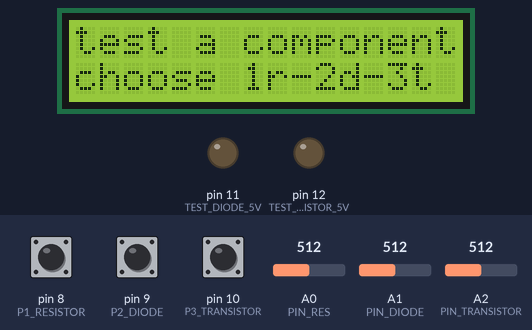
A sketch run on a simulated Arduino Uno, built with avr-gcc and run on an emulated ATmega328P. On the bench: 16×2 character LCD, output pins drawn as LEDs (lit = HIGH). Inputs (shaded band) come from the test bench; at power-on: pin 9 (P2_DIODE) HIGH, pin 10 (P3_TRANSISTOR) HIGH, pin 8 (P1_RESISTOR) HIGH, A0 (PIN_RES) = 512, A1 (PIN_DIODE) = 512, A2 (PIN_TRANSISTOR) = 512. What the sketch prints to the serial monitor is not drawn.

Above: at 1.2 s.
1.3 s: pin 9 (P2_DIODE) pulled LOW for 0.15 s
At 3.1 s:
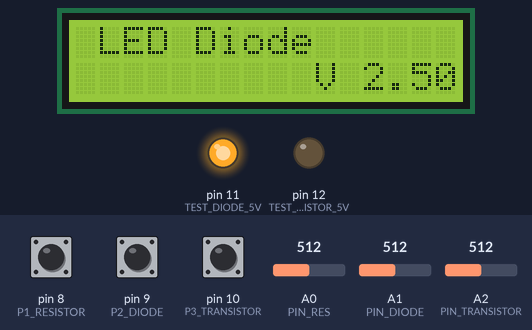
3.4 s: pin 10 (P3_TRANSISTOR) pulled LOW for 0.15 s
At 4.9 s:
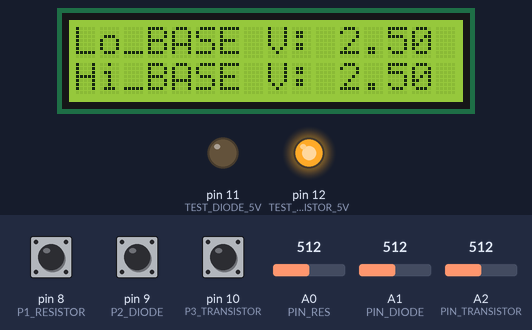
5.6 s: pin 8 (P1_RESISTOR) pulled LOW for 0.15 s
At 7.9 s:
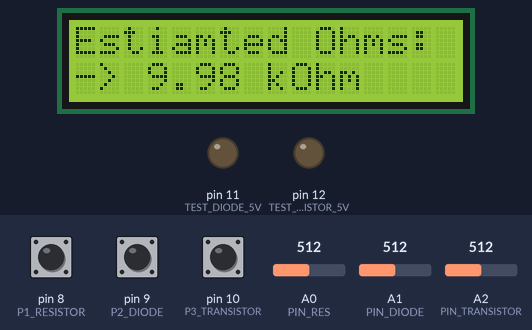
8.2 s: A0 (PIN_RES) set to 923
At 9.2 s:
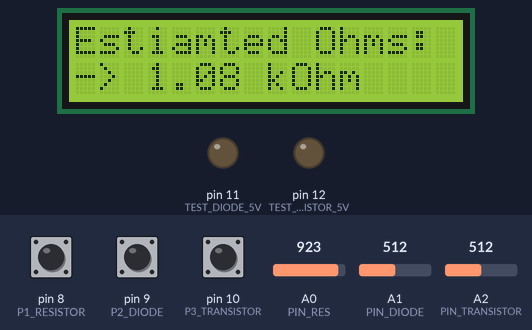
9.8 s: A0 (PIN_RES) set to 947
At 10.6 s:
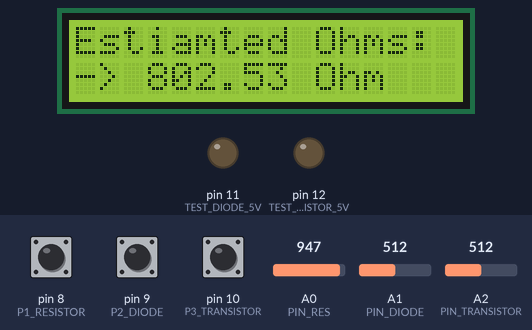
11.3 s: A0 (PIN_RES) set to 900
At 12.0 s:
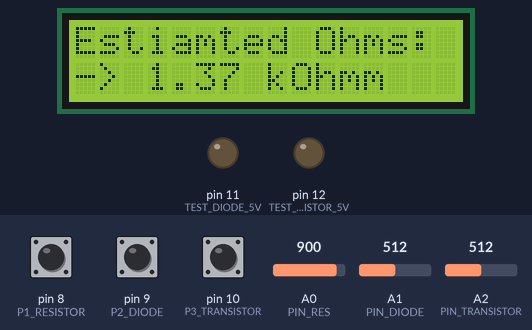
Timing chart, 0 to 13.9 s (numbered marks = the images above; inputs shaded):
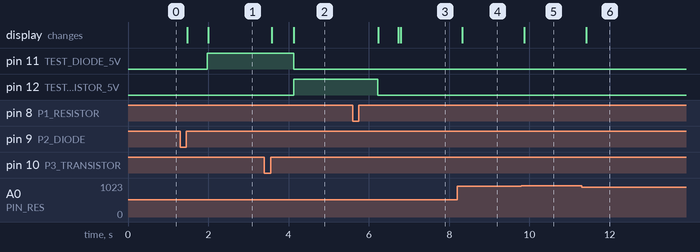

Measured:
- the behaviour switches between 930 and 931 on A0 (PIN_RES) (found by bisection; images 4 and 5)
- after the input at 1.3 s, pin 11 (TEST_DIODE_5V): LOW → HIGH after 0.67 s; the display: first changes after 0.17 s (image 1 shows a later state)
- after the input at 3.4 s, pin 11 (TEST_DIODE_5V): HIGH → LOW after 0.73 s; pin 12 (TEST_TRANSISTOR_5V): LOW → HIGH after 0.73 s; the display: first changes after 0.18 s (image 2 shows a later state)
- after the input at 5.6 s, pin 12 (TEST_TRANSISTOR_5V): HIGH → LOW after 0.63 s; the display: first changes after 0.63 s (image 3 shows a later state)
- after the input at 8.2 s, the display: changes after 0.13 s (image 4)
- after the input at 9.8 s, the display: changes after 0.07 s (image 5)
- after the input at 11.3 s, the display: changes after 0.11 s (image 6)

The sketch:

arduino-code.ino
```cpp
#include <LiquidCrystal.h>
#include <OneButton.h>

//def pinów dla przyciskow
#define P1_RESISTOR   8
#define P2_DIODE      9
#define P3_TRANSISTOR 10

// def trybów dla lepszej czytelnosci kodu
#define MODE_MENU       0
#define MODE_RESISTOR   1
#define MODE_DIODE      2
#define MODE_TRANSISTOR 3

// def potrzebne do obliczania rezystancji
#define PIN_RES     A0      // Pin pomiarowy
#define R1          10000.0 // Rezystancja R1
#define U           5.0     // Napiecie U

// do testowania diody
#define TEST_DIODE_5V      11 //pin podający napięcie
#define PIN_DIODE          A1 //pin pomiarowy do diody

//do testowania tranzystora npn
#define PIN_TRANSISTOR     A2
#define TEST_TRANSISTOR_5V 12

//deklaracja funkcji
void startInfo();
void startInfo();
void handleClick();
void handleDoubleClick();
void handleButtons();
void getResistanceStr();
void testDiode();
void testTransistor();

//time delay
unsigned long prevTime{0};
// unsigned long prevTime1{0};
unsigned long prevTime2{0};
//const unsigned long interval{200}; //1000 milisekund

OneButton P1_res = OneButton(P1_RESISTOR, true); // true bo aktuwuje gdy LOW
int lastState2 = HIGH; // bo pullup | chce łapać zbocze rosnące
int lastState3 = HIGH; // bo pullup | chce łapać zbocze rosnące

int currentMode = MODE_MENU;
bool inResMode = false;

LiquidCrystal lcd(2, 3, 4, 5, 6, 7); // podłączenie wyswietlacza do pinów 2 (RS), 3 (Enable), 4 (D4), 5 (D5), 5 (D6) i 7 (D7).

void setup() {

  Serial.begin(9600);
  lcd.begin(16, 2); //Deklaracja typu
  startInfo();

  pinMode(P1_RESISTOR , INPUT_PULLUP); //Przycisk jako wejście
  pinMode(P2_DIODE , INPUT_PULLUP);
  pinMode(P3_TRANSISTOR , INPUT_PULLUP);

  pinMode(TEST_DIODE_5V, OUTPUT); //pin podający napięcie do testu diody
  digitalWrite(TEST_DIODE_5V, LOW); //LOW zeby mieć pewność ze nie ma napiecia

  //pin podający napięcie do testu Tranzystora
  pinMode(TEST_TRANSISTOR_5V, OUTPUT);


  P1_res.attachClick(handleClick);
  P1_res.attachDoubleClick(handleDoubleClick);
}

void loop() {
  unsigned long now = millis();

  P1_res.tick();
  handleButtons();

  switch(currentMode){
    case MODE_MENU:
      break;
    case MODE_RESISTOR:
      if ( now - prevTime >= 300){
        prevTime = now;
        getResistanceStr();
      }
      break;
    case MODE_DIODE:
      if ( now - prevTime >= 300){
        prevTime = now;
        testDiode();
      }
      break;
    case MODE_TRANSISTOR:
      if ( now - prevTime >= 300){
        prevTime = now;
        testTransistor();
      }
      break;
  }
  delay(50);
}

void testTransistor(){
    unsigned long prevTime1{0};
    int highBase{0};
    int lowBase{0};
    double vLowBase{0.0};
    double vHighBase{0.0};
    unsigned long now = millis();
    int stage{0};

    if(now - prevTime1 < 500)return ;
    prevTime1 = now;

    digitalWrite ( TEST_DIODE_5V, LOW);

    //pomiar z wylaczoną bazą
    digitalWrite(TEST_TRANSISTOR_5V, LOW);
    lowBase = analogRead(PIN_TRANSISTOR);
    vLowBase = ( lowBase *  5.0 ) / 1023.0;

    //pomiar z wlaczoną bazą
    digitalWrite(TEST_TRANSISTOR_5V, HIGH);
    highBase = analogRead(PIN_TRANSISTOR);
    vHighBase = ( highBase *  5.0 ) / 1023.0;

    lcd.clear();
    lcd.print("Lo_BASE V: " + String(vLowBase));
    lcd.setCursor(0,1);
    lcd.print("Hi_BASE V: " + String(vHighBase));
}

void testDiode(){

  digitalWrite(TEST_TRANSISTOR_5V, LOW); // wylaczam baze na tranzystorze
  digitalWrite( TEST_DIODE_5V, HIGH); // wlaczam napiecie na diodzie
  delay(20); // dla stabilizacji

  double voltageD = (analogRead(PIN_DIODE) * 5.0) / 1023.0;

  // Serial.println(analogRead(PIN_DIODE));
  // Serial.println(voltageD);

  lcd.clear();

  if ( voltageD > 0.2 and voltageD < 0.3 ){
    lcd.print(" German Diode");
  }
  else if ( voltageD > 0.5 and voltageD < 0.8 ){
    lcd.print(" Silicon Diode");
  }
  else if (voltageD > 1.6 and voltageD < 3.3){

    lcd.print(" LED Diode");
  }
  else if (voltageD > 4.5){

    lcd.print("  OL ");
  }
  else{
    lcd.print(" damaged or ");
    lcd.setCursor(1,1);
    lcd.print("no diode ");
  }
  lcd.setCursor(10,1);
  lcd.print("V "+ String(voltageD));
}

void getResistanceStr(){
    int iterations = 10; // będzie liczyć średnią z 10 pomiarów
    double sumOfR2{0.0};

    for (int k = 0; k < iterations; k++){
        // Serial.print(": Odczyt ADC = ");
        Serial.println(analogRead(PIN_RES));

        if( analogRead(PIN_RES) == 0){
          continue;
        }
          double u1 = U * (analogRead(PIN_RES)/1023.0);
          sumOfR2 += (U*R1/u1) - R1;
          //sumOfR2 += R1 * ((U - u1) / u1);
  }

  double R2 = sumOfR2 / iterations;
  String resultS;

  if (analogRead(PIN_RES) >= 1021){
    resultS = " OL ";   //nic nie podpiete
  }
  if (R2 < 1000.0 and R2 >= 0.0){
    resultS = String(R2) + " Ohm";
  }
  else if(R2 < 1000000.0 and R2 >= 1000.0){
    resultS = String(R2 / 1000.0) + " kOhm";
  }
  else if(R2 < 1000000000.0 and R2 >= 1000000.0){
    resultS = String(R2 / 1000000.0) + " MOhm";
  }
  else resultS = ">1Gohm or OL";

  lcd.setCursor(3,1);
  lcd.print( resultS );

}

void handleButtons(){

  int currentState2 = digitalRead(P2_DIODE);
  int currentState3 = digitalRead(P3_TRANSISTOR);

  if(lastState2 == LOW and currentState2 == HIGH){
    inResMode = false; // wyszedlem z trybu resistor MODE (f)-poza (t)- w trybie

    lcd.clear();
    lcd.print("DIODE MODE");
    currentMode = MODE_DIODE;
    delay(500);
  }
  if(lastState3 == LOW and currentState3 == HIGH){
    inResMode = false;// wyszedlem z trybu resistor MODE (f)-poza (t)- w trybie

    lcd.clear();
    lcd.print("TRANSISTOR MODE");
    currentMode = MODE_TRANSISTOR;
    delay(500);
  }
  lastState2 = currentState2;
  lastState3 = currentState3;
}

void startInfo(){
  lcd.setCursor(0, 0); //Ustawienie kursora
  lcd.print("test a component"); //Wyświetlenie tekstu
  lcd.setCursor(0, 1); //Ustawienie kursora
  lcd.print("choose 1r-2d-3t"); //Wyświetlenie tekstu
}

void handleClick(){
  digitalWrite(TEST_TRANSISTOR_5V, LOW);// wylaczam baze na tranzystorze
  digitalWrite ( TEST_DIODE_5V, LOW);// wylaczam napiecie na diodzie
  currentMode = MODE_RESISTOR;

// gdy program jest juz w trybie to nie wyswietla ciagle inf o trybie
  if ( !inResMode ){
    lcd.clear();
    lcd.print("RESISTOR MODE");
    delay(500);
    inResMode = true;
  }
  lcd.clear();
  lcd.print("Estiamted Ohms:");
  lcd.setCursor(0,1);
  lcd.print("-> ");
}

void handleDoubleClick(){
  digitalWrite(TEST_TRANSISTOR_5V, LOW);// wylaczam baze na tranzystorze
  digitalWrite ( TEST_DIODE_5V, LOW);// wylaczam napiecie na diodzie

  currentMode = MODE_MENU;
  inResMode = false; // wyszedlem z trybu resistor MODE (f)-poza (t)- w trybie
  startInfo();
}
```
